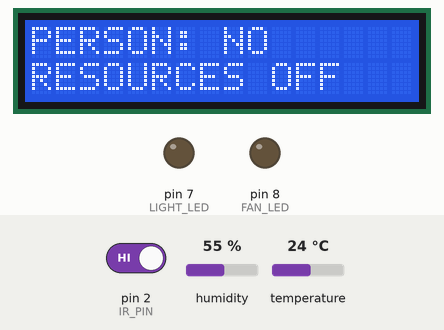
Simulated run of this sketch. Board: Arduino Uno, built with avr-gcc and run on an emulated ATmega328P. Parts: 16×2 character LCD, output pins drawn as LEDs (lit = HIGH). The test bench sets the inputs (shaded band); at power-on: pin 2 (IR_PIN) HIGH, temperature 24 °C, humidity 55 %. What the sketch prints to the serial monitor is not drawn.

Above: at 3.2 s.
3.3 s: pin 2 (IR_PIN) driven LOW
At 4.9 s:
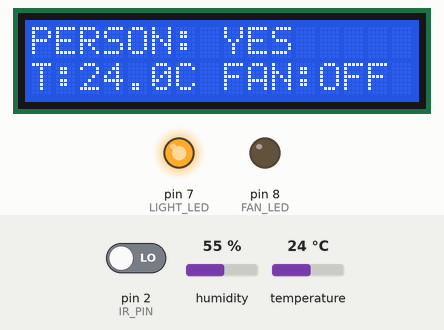
5.4 s: temperature set to 27 °C
At 9.5 s:
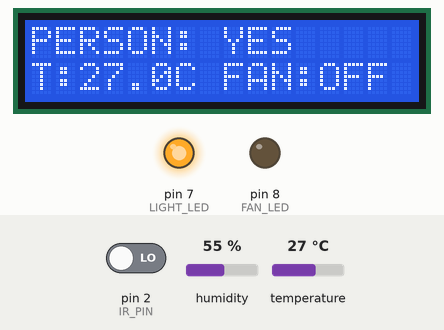
9.8 s: temperature set to 30 °C
At 12.5 s:
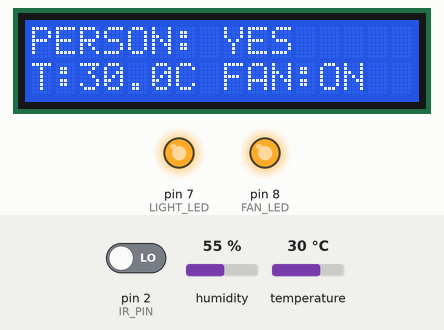
12.8 s: pin 2 (IR_PIN) driven HIGH
At 13.5 s:
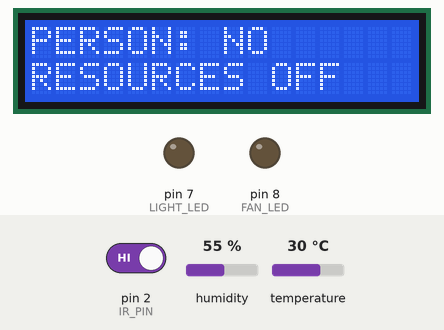
Timing chart, 0 to 15.8 s (numbered marks = the images above; inputs shaded):
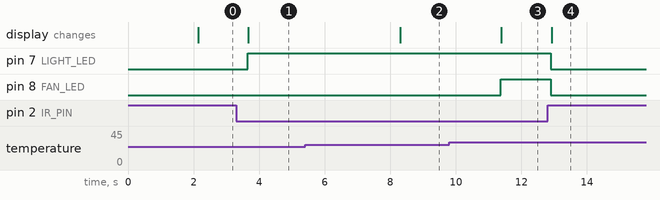

The sketch:

sketch_sep25a.ino
```cpp
#include <Wire.h>
#include <LiquidCrystal_I2C.h>
#include <DHT.h>

// -------- PIN DEFINITIONS --------

#define IR_PIN 2
#define DHT_PIN 3

#define LIGHT_LED 7
#define FAN_LED 8

#define DHTTYPE DHT11

// -------- OBJECTS --------

DHT dht(DHT_PIN, DHTTYPE);

LiquidCrystal_I2C lcd(0x27, 16, 2);


// -------- SETUP --------

void setup() {

  Serial.begin(9600);

  pinMode(IR_PIN, INPUT);

  pinMode(LIGHT_LED, OUTPUT);
  pinMode(FAN_LED, OUTPUT);

  // Initially OFF
  digitalWrite(LIGHT_LED, LOW);
  digitalWrite(FAN_LED, LOW);

  // Start DHT11
  dht.begin();

  // Start LCD
  lcd.init();
  lcd.backlight();

  lcd.clear();

  lcd.setCursor(0, 0);
  lcd.print("SMART RESOURCE");

  lcd.setCursor(0, 1);
  lcd.print("SAVER SYSTEM");

  delay(2000);

  lcd.clear();
}


// -------- MAIN LOOP --------

void loop() {

  // Read IR sensor
  int person = digitalRead(IR_PIN);

  // Read temperature
  float temperature = dht.readTemperature();


  // -------- DHT11 ERROR --------

  if (isnan(temperature)) {

    digitalWrite(LIGHT_LED, LOW);
    digitalWrite(FAN_LED, LOW);

    lcd.clear();

    lcd.setCursor(0, 0);
    lcd.print("DHT11 ERROR");

    lcd.setCursor(0, 1);
    lcd.print("CHECK SENSOR");

    Serial.println("DHT11 ERROR");

    delay(2000);

    return;
  }


  // -------- PERSON DETECTED --------

  // Most IR obstacle sensors:
  // LOW = object detected

  if (person == LOW) {

    // Light LED ON
    digitalWrite(LIGHT_LED, HIGH);


    // Temperature HIGH
    if (temperature > 28.0) {

      // Fan LED ON
      digitalWrite(FAN_LED, HIGH);

      lcd.clear();

      lcd.setCursor(0, 0);
      lcd.print("PERSON: YES");

      lcd.setCursor(0, 1);
      lcd.print("T:");
      lcd.print(temperature, 1);
      lcd.print("C FAN:ON");

      Serial.println("PERSON: YES");

      Serial.print("Temperature: ");
      Serial.print(temperature);
      Serial.println(" C");

      Serial.println("LIGHT LED: ON");
      Serial.println("FAN LED: ON");
    }


    // Temperature NORMAL
    else {

      // Fan LED OFF
      digitalWrite(FAN_LED, LOW);

      lcd.clear();

      lcd.setCursor(0, 0);
      lcd.print("PERSON: YES");

      lcd.setCursor(0, 1);
      lcd.print("T:");
      lcd.print(temperature, 1);
      lcd.print("C FAN:OFF");

      Serial.println("PERSON: YES");

      Serial.print("Temperature: ");
      Serial.print(temperature);
      Serial.println(" C");

      Serial.println("LIGHT LED: ON");
      Serial.println("FAN LED: OFF");
    }
  }


  // -------- PERSON NOT DETECTED --------

  else {

    digitalWrite(LIGHT_LED, LOW);
    digitalWrite(FAN_LED, LOW);

    lcd.clear();

    lcd.setCursor(0, 0);
    lcd.print("PERSON: NO");

    lcd.setCursor(0, 1);
    lcd.print("RESOURCES OFF");

    Serial.println("PERSON: NO");
    Serial.println("LIGHT LED: OFF");
    Serial.println("FAN LED: OFF");
  }


  delay(1500);
}
```

Measured:
- the behaviour switches between 28 and 29 °C on temperature (found by bisection; images 2 and 3)
- after the input at 3.3 s, pin 7 (LIGHT_LED): LOW → HIGH after 0.35 s; the display: changes after 0.37 s (image 1)
- after the input at 5.4 s, the display: changes after 2.9 s (image 2)
- after the input at 9.8 s, pin 8 (FAN_LED): LOW → HIGH after 1.6 s; the display: changes after 1.6 s (image 3)
- after the input at 12.8 s, pin 7 (LIGHT_LED), pin 8 (FAN_LED): HIGH → LOW after 0.09 s; the display: changes after 0.12 s (image 4)
